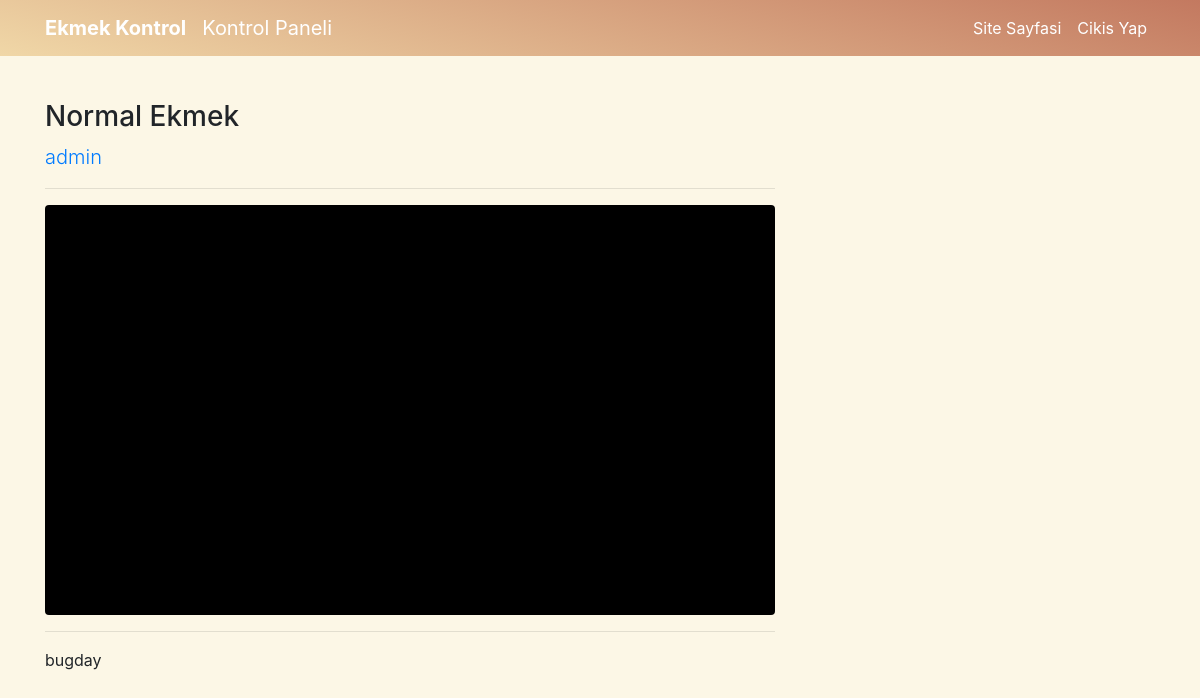
The page /ekmek/detay/33 (signed in) on the database its author committed.
### ekmek/models.py (models this page shows, shortened)
class Ekmek(models.Model):
    stokChoices = [
        ('Var', 'Var'),
        ('Yok', 'Yok'),
    ]
    durumChoices = [
        ('Sicak', 'Sicak'),
        ('Soguk', 'Soguk'),
        ('-', '-'),
    ]
    uretici = models.ForeignKey("auth.User", on_delete = models.CASCADE, verbose_name = "Üretici")
    ekmekAdi = models.CharField(max_length=50, verbose_name="Ekmek Cinsi")
    ekmekDetayi = RichTextField(default='')
    ekmekResmi = models.ImageField(blank=True, null=True, verbose_name='Ekmek Resmi Ekle', upload_to='ekmek/')
    sonSicak = models.CharField(max_length=40,blank=True, null=True, verbose_name='Sicak Cikis Tarihi', default='1 Ocak 1970')

### ekmek/views.py (the view)
# urls.py: path("detay/<int:id>", views.detay, name="detay"),
@login_required(login_url=('user:login'))
def detay(request, id):
    ekmek = get_object_or_404(Ekmek, id=id)
    return render(request, 'detay.html', {'ekmek':ekmek})

### templates/detay.html
{% extends 'layout.html' %}
{% block body %}
<div class="row">
      <div class="col-lg-8">
        <h3 class="mt-4">{{ekmek.ekmekAdi|safe}}</h3>
        <p class="lead">
          <a href="">{{ekmek.uretici.username}}</a>
        </p>
        <hr>
        {% if ekmek.ekmekResmi %}
        <img class="img-fluid rounded" src="{{ekmek.ekmekResmi.url}}" alt="">
        <hr>
        {% endif %}
        <p class="lead">
        {{ekmek.ekmekDetayi|safe}}
        </p>
{% endblock body %}

### rows shown on the page
Ekmek: ekmekAdi "Normal Ekmek", uretici.username "admin", ekmekResmi (placeholder picture), ekmekDetayi "bugday"
